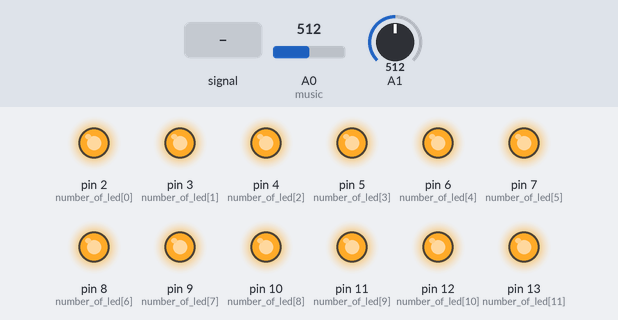
Simulated run of this sketch. Board: Arduino Uno, built with avr-gcc and run on an emulated ATmega328P. On the bench: output pins drawn as LEDs (lit = HIGH). Inputs (shaded band) come from the test bench; at power-on: A1 = 512, A0 (music) = 512.

Above: at 1.2 s.
1.3 s: A0 (music) fed a 200 Hz sine of ±255 counts around its level
At 2.1 s:
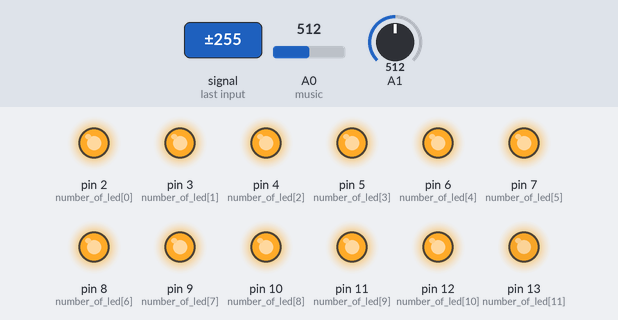
2.8 s: A1 set to 547
5.8 s: A1 set to 574
At 6.2 s:
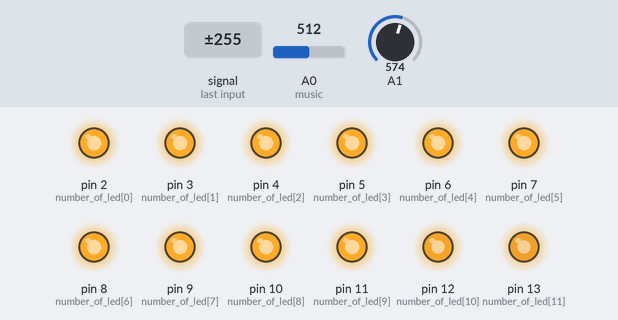
8.8 s: A0 (music) set to 302
At 9.7 s:
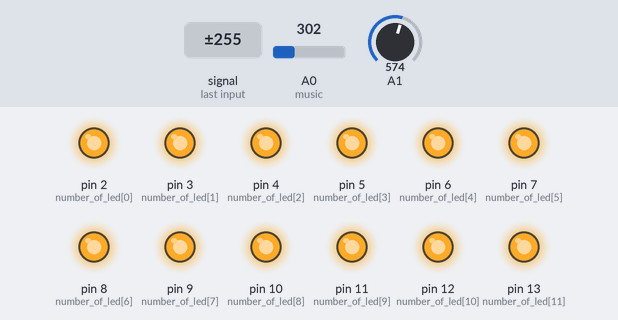
10.3 s: A0 (music) set to 279
At 11.5 s:
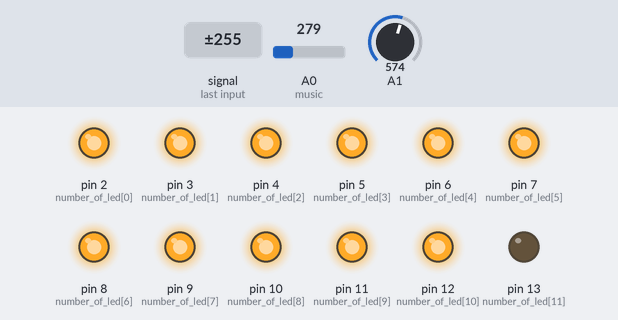
11.8 s: A0 (music) fed a 1000 Hz sine of ±255 counts around its level
At 15.3 s:
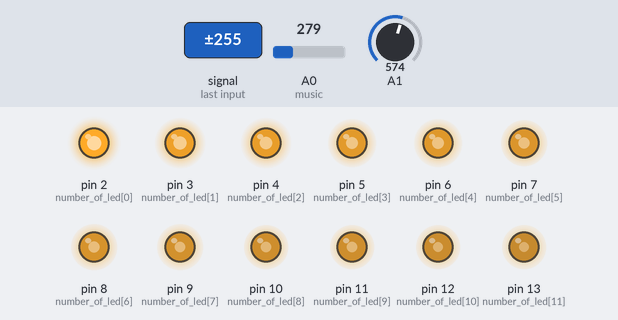
Timing chart, 0 to 15.8 s (numbered marks = the images above; inputs shaded):
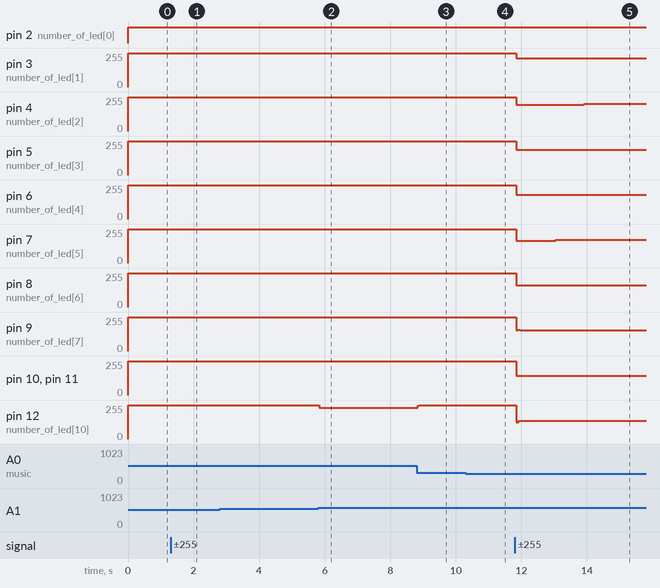

Measured:
- the behaviour switches between 288 and 287 on A0 (music) (found by bisection; images 3 and 4)
- after the input at 1.3 s, pin 13 (number_of_led[11]): 255/255 → 237/255 after 0.05 s
- after the input at 5.8 s, pin 12 (number_of_led[10]): 255/255 → 234/255 at once
- after the input at 8.8 s, pin 12 (number_of_led[10]): 234/255 → 255/255 at once
- after the input at 10.3 s, pin 13 (number_of_led[11]): 255/255 → 0/255 at once
- after the input at 11.8 s, pin 3 (number_of_led[1]): 255/255 → 217/255 at once; pin 4 (number_of_led[2]): 255/255 → 198/255 at once, → 204/255 2.1 s later; pin 5 (number_of_led[3]): 255/255 → 190/255 at once; pin 6 (number_of_led[4]): 255/255 → 182/255 at once; pin 7 (number_of_led[5]): 255/255 → 168/255 at once, → 174/255 1.2 s later

The sketch:

led_vu_meter.ino
```cpp
//////////////////CREATED BY KJ ELECTRONICS///////////////////////////;
////////////FOLLOW ME ON YOUTUBE BY CLICKING THE LINK BELOW////////////
///////  https://www.youtube.com/channel/UCZE35bOktFxu8dIadxuQPLg /////

int music = A0;
int output,a;
int potval=A1;
int number_of_led[12] = { 2,3,4,5,6,7,8,9,10,11,12,13}; // Assign the pins for the leds
void setup()
{
for (a = 0; a < 12; a++)
  pinMode(number_of_led[a], OUTPUT);
}

void loop()
{
potval=analogRead(A1);
output = analogRead(music);
potval=map (potval,0,1024,5,40);
output = output/potval;

  if (output == 0)
   {
   for(a = 0; a < 12; a++)
     {
     digitalWrite(number_of_led[a], LOW);
     }
  }

  else
  {
   for (a = 0; a < output; a++)
    {
     digitalWrite(number_of_led[a], HIGH);
    }

    for(a = a; a < 12; a++)
     {
      digitalWrite(number_of_led[a], LOW);

     }
  }
}
```
